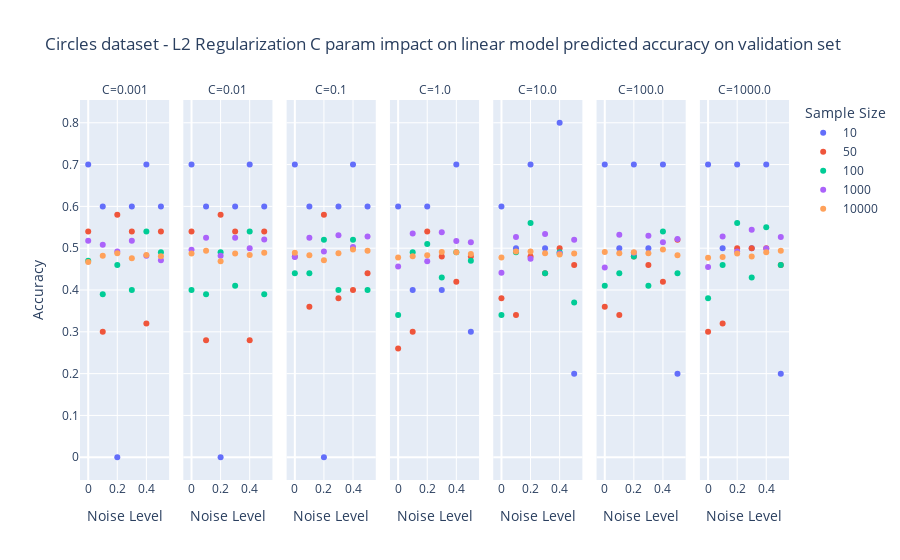

Source (notebook cell):
### Code cell
df1_lm.n_sample = df1_lm.n_sample.astype(str)
fig=px.scatter(df1_lm,x='noise_level',y='acc_valid',
               labels={'noise_level': 'Noise Level', 'acc_valid':'Accuracy','n_sample':'Sample Size'},
               color='n_sample',hover_data=['n_sample'],facet_col='C',
               title='Circles dataset - L2 Regularization C param impact on linear model predicted accuracy on validation set')
fig.show()
# fig.update(layout_coloraxis_showscale=False)

### Figure 1 — Plotly figure (JSON) as saved in the notebook; plotly's stock layout.template omitted (floating-point values rounded to 4 significant figures)
{"data": [{"customdata": [["10"], ["10"], ["10"], ["10"], ["10"], ["10"]], "hovertemplate": "Sample Size=%{customdata[0]}<br>C=0.001<br>Noise Level=%{x}<br>Accuracy=%{y}<extra></extra>", "legendgroup": "10", "marker": {"color": "#636efa", "symbol": "circle"}, "mode": "markers", "name": "10", "orientation": "v", "showlegend": true, "type": "scatter", "x": [0, 0.1, 0.2, 0.3, 0.4, 0.5], "xaxis": "x", "y": [0.7, 0.6, 0, 0.6, 0.7, 0.6], "yaxis": "y"}, {"customdata": [["10"], ["10"], ["10"], ["10"], ["10"], ["10"]], "hovertemplate": "Sample Size=%{customdata[0]}<br>C=0.01<br>Noise Level=%{x}<br>Accuracy=%{y}<extra></extra>", "legendgroup": "10", "marker": {"color": "#636efa", "symbol": "circle"}, "mode": "markers", "name": "10", "orientation": "v", "showlegend": false, "type": "scatter", "x": [0, 0.1, 0.2, 0.3, 0.4, 0.5], "xaxis": "x2", "y": [0.7, 0.6, 0, 0.6, 0.7, 0.6], "yaxis": "y2"}, {"customdata": [["10"], ["10"], ["10"], ["10"], ["10"], ["10"]], "hovertemplate": "Sample Size=%{customdata[0]}<br>C=0.1<br>Noise Level=%{x}<br>Accuracy=%{y}<extra></extra>", "legendgroup": "10", "marker": {"color": "#636efa", "symbol": "circle"}, "mode": "markers", "name": "10", "orientation": "v", "showlegend": false, "type": "scatter", "x": [0, 0.1, 0.2, 0.3, 0.4, 0.5], "xaxis": "x3", "y": [0.7, 0.6, 0, 0.6, 0.7, 0.6], "yaxis": "y3"}, {"customdata": [["10"], ["10"], ["10"], ["10"], ["10"], ["10"]], "hovertemplate": "Sample Size=%{customdata[0]}<br>C=1.0<br>Noise Level=%{x}<br>Accuracy=%{y}<extra></extra>", "legendgroup": "10", "marker": {"color": "#636efa", "symbol": "circle"}, "mode": "markers", "name": "10", "orientation": "v", "showlegend": false, "type": "scatter", "x": [0, 0.1, 0.2, 0.3, 0.4, 0.5], "xaxis": "x4", "y": [0.6, 0.4, 0.6, 0.4, 0.7, 0.3], "yaxis": "y4"}, {"customdata": [["10"], ["10"], ["10"], ["10"], ["10"], ["10"]], "hovertemplate": "Sample Size=%{customdata[0]}<br>C=10.0<br>Noise Level=%{x}<br>Accuracy=%{y}<extra></extra>", "legendgroup": "10", "marker": {"color": "#636efa", "symbol": "circle"}, "mode": "markers", "name": "10", "orientation": "v", "showlegend": false, "type": "scatter", "x": [0, 0.1, 0.2, 0.3, 0.4, 0.5], "xaxis": "x5", "y": [0.6, 0.5, 0.7, 0.5, 0.8, 0.2], "yaxis": "y5"}, {"customdata": [["10"], ["10"], ["10"], ["10"], ["10"], ["10"]], "hovertemplate": "Sample Size=%{customdata[0]}<br>C=100.0<br>Noise Level=%{x}<br>Accuracy=%{y}<extra></extra>", "legendgroup": "10", "marker": {"color": "#636efa", "symbol": "circle"}, "mode": "markers", "name": "10", "orientation": "v", "showlegend": false, "type": "scatter", "x": [0, 0.1, 0.2, 0.3, 0.4, 0.5], "xaxis": "x6", "y": [0.7, 0.5, 0.7, 0.5, 0.7, 0.2], "yaxis": "y6"}, {"customdata": [["10"], ["10"], ["10"], ["10"], ["10"], ["10"]], "hovertemplate": "Sample Size=%{customdata[0]}<br>C=1000.0<br>Noise Level=%{x}<br>Accuracy=%{y}<extra></extra>", "legendgroup": "10", "marker": {"color": "#636efa", "symbol": "circle"}, "mode": "markers", "name": "10", "orientation": "v", "showlegend": false, "type": "scatter", "x": [0, 0.1, 0.2, 0.3, 0.4, 0.5], "xaxis": "x7", "y": [0.7, 0.5, 0.7, 0.5, 0.7, 0.2], "yaxis": "y7"}, {"customdata": [["50"], ["50"], ["50"], ["50"], ["50"], ["50"]], "hovertemplate": "Sample Size=%{customdata[0]}<br>C=0.001<br>Noise Level=%{x}<br>Accuracy=%{y}<extra></extra>", "legendgroup": "50", "marker": {"color": "#EF553B", "symbol": "circle"}, "mode": "markers", "name": "50", "orientation": "v", "showlegend": true, "type": "scatter", "x": [0, 0.1, 0.2, 0.3, 0.4, 0.5], "xaxis": "x", "y": [0.54, 0.3, 0.58, 0.54, 0.32, 0.54], "yaxis": "y"}, {"customdata": [["50"], ["50"], ["50"], ["50"], ["50"], ["50"]], "hovertemplate": "Sample Size=%{customdata[0]}<br>C=0.01<br>Noise Level=%{x}<br>Accuracy=%{y}<extra></extra>", "legendgroup": "50", "marker": {"color": "#EF553B", "symbol": "circle"}, "mode": "markers", "name": "50", "orientation": "v", "showlegend": false, "type": "scatter", "x": [0, 0.1, 0.2, 0.3, 0.4, 0.5], "xaxis": "x2", "y": [0.54, 0.28, 0.58, 0.54, 0.28, 0.54], "yaxis": "y2"}, {"customdata": [["50"], ["50"], ["50"], ["50"], ["50"], ["50"]], "hovertemplate": "Sample Size=%{customdata[0]}<br>C=0.1<br>Noise Level=%{x}<br>Accuracy=%{y}<extra></extra>", "legendgroup": "50", "marker": {"color": "#EF553B", "symbol": "circle"}, "mode": "markers", "name": "50", "orientation": "v", "showlegend": false, "type": "scatter", "x": [0, 0.1, 0.2, 0.3, 0.4, 0.5], "xaxis": "x3", "y": [0.48, 0.36, 0.58, 0.38, 0.4, 0.44], "yaxis": "y3"}, {"customdata": [["50"], ["50"], ["50"], ["50"], ["50"], ["50"]], "hovertemplate": "Sample Size=%{customdata[0]}<br>C=1.0<br>Noise Level=%{x}<br>Accuracy=%{y}<extra></extra>", "legendgroup": "50", "marker": {"color": "#EF553B", "symbol": "circle"}, "mode": "markers", "name": "50", "orientation": "v", "showlegend": false, "type": "scatter", "x": [0, 0.1, 0.2, 0.3, 0.4, 0.5], "xaxis": "x4", "y": [0.26, 0.3, 0.54, 0.48, 0.42, 0.48], "yaxis": "y4"}, {"customdata": [["50"], ["50"], ["50"], ["50"], ["50"], ["50"]], "hovertemplate": "Sample Size=%{customdata[0]}<br>C=10.0<br>Noise Level=%{x}<br>Accuracy=%{y}<extra></extra>", "legendgroup": "50", "marker": {"color": "#EF553B", "symbol": "circle"}, "mode": "markers", "name": "50", "orientation": "v", "showlegend": false, "type": "scatter", "x": [0, 0.1, 0.2, 0.3, 0.4, 0.5], "xaxis": "x5", "y": [0.38, 0.34, 0.48, 0.44, 0.5, 0.46], "yaxis": "y5"}, {"customdata": [["50"], ["50"], ["50"], ["50"], ["50"], ["50"]], "hovertemplate": "Sample Size=%{customdata[0]}<br>C=100.0<br>Noise Level=%{x}<br>Accuracy=%{y}<extra></extra>", "legendgroup": "50", "marker": {"color": "#EF553B", "symbol": "circle"}, "mode": "markers", "name": "50", "orientation": "v", "showlegend": false, "type": "scatter", "x": [0, 0.1, 0.2, 0.3, 0.4, 0.5], "xaxis": "x6", "y": [0.36, 0.34, 0.48, 0.46, 0.42, 0.52], "yaxis": "y6"}, {"customdata": [["50"], ["50"], ["50"], ["50"], ["50"], ["50"]], "hovertemplate": "Sample Size=%{customdata[0]}<br>C=1000.0<br>Noise Level=%{x}<br>Accuracy=%{y}<extra></extra>", "legendgroup": "50", "marker": {"color": "#EF553B", "symbol": "circle"}, "mode": "markers", "name": "50", "orientation": "v", "showlegend": false, "type": "scatter", "x": [0, 0.1, 0.2, 0.3, 0.4, 0.5], "xaxis": "x7", "y": [0.3, 0.32, 0.5, 0.5, 0.5, 0.46], "yaxis": "y7"}, {"customdata": [["100"], ["100"], ["100"], ["100"], ["100"], ["100"]], "hovertemplate": "Sample Size=%{customdata[0]}<br>C=0.001<br>Noise Level=%{x}<br>Accuracy=%{y}<extra></extra>", "legendgroup": "100", "marker": {"color": "#00cc96", "symbol": "circle"}, "mode": "markers", "name": "100", "orientation": "v", "showlegend": true, "type": "scatter", "x": [0, 0.1, 0.2, 0.3, 0.4, 0.5], "xaxis": "x", "y": [0.47, 0.39, 0.46, 0.4, 0.54, 0.49], "yaxis": "y"}, {"customdata": [["100"], ["100"], ["100"], ["100"], ["100"], ["100"]], "hovertemplate": "Sample Size=%{customdata[0]}<br>C=0.01<br>Noise Level=%{x}<br>Accuracy=%{y}<extra></extra>", "legendgroup": "100", "marker": {"color": "#00cc96", "symbol": "circle"}, "mode": "markers", "name": "100", "orientation": "v", "showlegend": false, "type": "scatter", "x": [0, 0.1, 0.2, 0.3, 0.4, 0.5], "xaxis": "x2", "y": [0.4, 0.39, 0.49, 0.41, 0.54, 0.39], "yaxis": "y2"}, {"customdata": [["100"], ["100"], ["100"], ["100"], ["100"], ["100"]], "hovertemplate": "Sample Size=%{customdata[0]}<br>C=0.1<br>Noise Level=%{x}<br>Accuracy=%{y}<extra></extra>", "legendgroup": "100", "marker": {"color": "#00cc96", "symbol": "circle"}, "mode": "markers", "name": "100", "orientation": "v", "showlegend": false, "type": "scatter", "x": [0, 0.1, 0.2, 0.3, 0.4, 0.5], "xaxis": "x3", "y": [0.44, 0.44, 0.52, 0.4, 0.52, 0.4], "yaxis": "y3"}, {"customdata": [["100"], ["100"], ["100"], ["100"], ["100"], ["100"]], "hovertemplate": "Sample Size=%{customdata[0]}<br>C=1.0<br>Noise Level=%{x}<br>Accuracy=%{y}<extra></extra>", "legendgroup": "100", "marker": {"color": "#00cc96", "symbol": "circle"}, "mode": "markers", "name": "100", "orientation": "v", "showlegend": false, "type": "scatter", "x": [0, 0.1, 0.2, 0.3, 0.4, 0.5], "xaxis": "x4", "y": [0.34, 0.49, 0.51, 0.43, 0.49, 0.47], "yaxis": "y4"}, {"customdata": [["100"], ["100"], ["100"], ["100"], ["100"], ["100"]], "hovertemplate": "Sample Size=%{customdata[0]}<br>C=10.0<br>Noise Level=%{x}<br>Accuracy=%{y}<extra></extra>", "legendgroup": "100", "marker": {"color": "#00cc96", "symbol": "circle"}, "mode": "markers", "name": "100", "orientation": "v", "showlegend": false, "type": "scatter", "x": [0, 0.1, 0.2, 0.3, 0.4, 0.5], "xaxis": "x5", "y": [0.34, 0.49, 0.56, 0.44, 0.49, 0.37], "yaxis": "y5"}, {"customdata": [["100"], ["100"], ["100"], ["100"], ["100"], ["100"]], "hovertemplate": "Sample Size=%{customdata[0]}<br>C=100.0<br>Noise Level=%{x}<br>Accuracy=%{y}<extra></extra>", "legendgroup": "100", "marker": {"color": "#00cc96", "symbol": "circle"}, "mode": "markers", "name": "100", "orientation": "v", "showlegend": false, "type": "scatter", "x": [0, 0.1, 0.2, 0.3, 0.4, 0.5], "xaxis": "x6", "y": [0.41, 0.44, 0.48, 0.41, 0.54, 0.44], "yaxis": "y6"}, {"customdata": [["100"], ["100"], ["100"], ["100"], ["100"], ["100"]], "hovertemplate": "Sample Size=%{customdata[0]}<br>C=1000.0<br>Noise Level=%{x}<br>Accuracy=%{y}<extra></extra>", "legendgroup": "100", "marker": {"color": "#00cc96", "symbol": "circle"}, "mode": "markers", "name": "100", "orientation": "v", "showlegend": false, "type": "scatter", "x": [0, 0.1, 0.2, 0.3, 0.4, 0.5], "xaxis": "x7", "y": [0.38, 0.46, 0.56, 0.43, 0.55, 0.46], "yaxis": "y7"}, {"customdata": [["1000"], ["1000"], ["1000"], ["1000"], ["1000"], ["1000"]], "hovertemplate": "Sample Size=%{customdata[0]}<br>C=0.001<br>Noise Level=%{x}<br>Accuracy=%{y}<extra></extra>", "legendgroup": "1000", "marker": {"color": "#ab63fa", "symbol": "circle"}, "mode": "markers", "name": "1000", "orientation": "v", "showlegend": true, "type": "scatter", "x": [0, 0.1, 0.2, 0.3, 0.4, 0.5], "xaxis": "x", "y": [0.518, 0.508, 0.492, 0.518, 0.482, 0.471], "yaxis": "y"}, {"customdata": [["1000"], ["1000"], ["1000"], ["1000"], ["1000"], ["1000"]], "hovertemplate": "Sample Size=%{customdata[0]}<br>C=0.01<br>Noise Level=%{x}<br>Accuracy=%{y}<extra></extra>", "legendgroup": "1000", "marker": {"color": "#ab63fa", "symbol": "circle"}, "mode": "markers", "name": "1000", "orientation": "v", "showlegend": false, "type": "scatter", "x": [0, 0.1, 0.2, 0.3, 0.4, 0.5], "xaxis": "x2", "y": [0.496, 0.525, 0.482, 0.525, 0.5, 0.521], "yaxis": "y2"}, {"customdata": [["1000"], ["1000"], ["1000"], ["1000"], ["1000"], ["1000"]], "hovertemplate": "Sample Size=%{customdata[0]}<br>C=0.1<br>Noise Level=%{x}<br>Accuracy=%{y}<extra></extra>", "legendgroup": "1000", "marker": {"color": "#ab63fa", "symbol": "circle"}, "mode": "markers", "name": "1000", "orientation": "v", "showlegend": false, "type": "scatter", "x": [0, 0.1, 0.2, 0.3, 0.4, 0.5], "xaxis": "x3", "y": [0.479, 0.525, 0.492, 0.531, 0.503, 0.528], "yaxis": "y3"}, {"customdata": [["1000"], ["1000"], ["1000"], ["1000"], ["1000"], ["1000"]], "hovertemplate": "Sample Size=%{customdata[0]}<br>C=1.0<br>Noise Level=%{x}<br>Accuracy=%{y}<extra></extra>", "legendgroup": "1000", "marker": {"color": "#ab63fa", "symbol": "circle"}, "mode": "markers", "name": "1000", "orientation": "v", "showlegend": false, "type": "scatter", "x": [0, 0.1, 0.2, 0.3, 0.4, 0.5], "xaxis": "x4", "y": [0.456, 0.535, 0.469, 0.538, 0.517, 0.514], "yaxis": "y4"}, {"customdata": [["1000"], ["1000"], ["1000"], ["1000"], ["1000"], ["1000"]], "hovertemplate": "Sample Size=%{customdata[0]}<br>C=10.0<br>Noise Level=%{x}<br>Accuracy=%{y}<extra></extra>", "legendgroup": "1000", "marker": {"color": "#ab63fa", "symbol": "circle"}, "mode": "markers", "name": "1000", "orientation": "v", "showlegend": false, "type": "scatter", "x": [0, 0.1, 0.2, 0.3, 0.4, 0.5], "xaxis": "x5", "y": [0.441, 0.527, 0.475, 0.534, 0.487, 0.52], "yaxis": "y5"}, {"customdata": [["1000"], ["1000"], ["1000"], ["1000"], ["1000"], ["1000"]], "hovertemplate": "Sample Size=%{customdata[0]}<br>C=100.0<br>Noise Level=%{x}<br>Accuracy=%{y}<extra></extra>", "legendgroup": "1000", "marker": {"color": "#ab63fa", "symbol": "circle"}, "mode": "markers", "name": "1000", "orientation": "v", "showlegend": false, "type": "scatter", "x": [0, 0.1, 0.2, 0.3, 0.4, 0.5], "xaxis": "x6", "y": [0.454, 0.532, 0.489, 0.53, 0.514, 0.522], "yaxis": "y6"}, {"customdata": [["1000"], ["1000"], ["1000"], ["1000"], ["1000"], ["1000"]], "hovertemplate": "Sample Size=%{customdata[0]}<br>C=1000.0<br>Noise Level=%{x}<br>Accuracy=%{y}<extra></extra>", "legendgroup": "1000", "marker": {"color": "#ab63fa", "symbol": "circle"}, "mode": "markers", "name": "1000", "orientation": "v", "showlegend": false, "type": "scatter", "x": [0, 0.1, 0.2, 0.3, 0.4, 0.5], "xaxis": "x7", "y": [0.455, 0.528, 0.492, 0.544, 0.499, 0.527], "yaxis": "y7"}, {"customdata": [["10000"], ["10000"], ["10000"], ["10000"], ["10000"], ["10000"]], "hovertemplate": "Sample Size=%{customdata[0]}<br>C=0.001<br>Noise Level=%{x}<br>Accuracy=%{y}<extra></extra>", "legendgroup": "10000", "marker": {"color": "#FFA15A", "symbol": "circle"}, "mode": "markers", "name": "10000", "orientation": "v", "showlegend": true, "type": "scatter", "x": [0, 0.1, 0.2, 0.3, 0.4, 0.5], "xaxis": "x", "y": [0.467, 0.482, 0.488, 0.476, 0.484, 0.481], "yaxis": "y"}, {"customdata": [["10000"], ["10000"], ["10000"], ["10000"], ["10000"], ["10000"]], "hovertemplate": "Sample Size=%{customdata[0]}<br>C=0.01<br>Noise Level=%{x}<br>Accuracy=%{y}<extra></extra>", "legendgroup": "10000", "marker": {"color": "#FFA15A", "symbol": "circle"}, "mode": "markers", "name": "10000", "orientation": "v", "showlegend": false, "type": "scatter", "x": [0, 0.1, 0.2, 0.3, 0.4, 0.5], "xaxis": "x2", "y": [0.487, 0.494, 0.469, 0.487, 0.484, 0.489], "yaxis": "y2"}, {"customdata": [["10000"], ["10000"], ["10000"], ["10000"], ["10000"], ["10000"]], "hovertemplate": "Sample Size=%{customdata[0]}<br>C=0.1<br>Noise Level=%{x}<br>Accuracy=%{y}<extra></extra>", "legendgroup": "10000", "marker": {"color": "#FFA15A", "symbol": "circle"}, "mode": "markers", "name": "10000", "orientation": "v", "showlegend": false, "type": "scatter", "x": [0, 0.1, 0.2, 0.3, 0.4, 0.5], "xaxis": "x3", "y": [0.489, 0.483, 0.471, 0.488, 0.497, 0.494], "yaxis": "y3"}, {"customdata": [["10000"], ["10000"], ["10000"], ["10000"], ["10000"], ["10000"]], "hovertemplate": "Sample Size=%{customdata[0]}<br>C=1.0<br>Noise Level=%{x}<br>Accuracy=%{y}<extra></extra>", "legendgroup": "10000", "marker": {"color": "#FFA15A", "symbol": "circle"}, "mode": "markers", "name": "10000", "orientation": "v", "showlegend": false, "type": "scatter", "x": [0, 0.1, 0.2, 0.3, 0.4, 0.5], "xaxis": "x4", "y": [0.478, 0.481, 0.483, 0.491, 0.49, 0.486], "yaxis": "y4"}, {"customdata": [["10000"], ["10000"], ["10000"], ["10000"], ["10000"], ["10000"]], "hovertemplate": "Sample Size=%{customdata[0]}<br>C=10.0<br>Noise Level=%{x}<br>Accuracy=%{y}<extra></extra>", "legendgroup": "10000", "marker": {"color": "#FFA15A", "symbol": "circle"}, "mode": "markers", "name": "10000", "orientation": "v", "showlegend": false, "type": "scatter", "x": [0, 0.1, 0.2, 0.3, 0.4, 0.5], "xaxis": "x5", "y": [0.478, 0.492, 0.492, 0.488, 0.485, 0.487], "yaxis": "y5"}, {"customdata": [["10000"], ["10000"], ["10000"], ["10000"], ["10000"], ["10000"]], "hovertemplate": "Sample Size=%{customdata[0]}<br>C=100.0<br>Noise Level=%{x}<br>Accuracy=%{y}<extra></extra>", "legendgroup": "10000", "marker": {"color": "#FFA15A", "symbol": "circle"}, "mode": "markers", "name": "10000", "orientation": "v", "showlegend": false, "type": "scatter", "x": [0, 0.1, 0.2, 0.3, 0.4, 0.5], "xaxis": "x6", "y": [0.491, 0.488, 0.49, 0.488, 0.497, 0.483], "yaxis": "y6"}, {"customdata": [["10000"], ["10000"], ["10000"], ["10000"], ["10000"], ["10000"]], "hovertemplate": "Sample Size=%{customdata[0]}<br>C=1000.0<br>Noise Level=%{x}<br>Accuracy=%{y}<extra></extra>", "legendgroup": "10000", "marker": {"color": "#FFA15A", "symbol": "circle"}, "mode": "markers", "name": "10000", "orientation": "v", "showlegend": false, "type": "scatter", "x": [0, 0.1, 0.2, 0.3, 0.4, 0.5], "xaxis": "x7", "y": [0.477, 0.479, 0.487, 0.48, 0.49, 0.494], "yaxis": "y7"}], "layout": {"annotations": [{"font": {}, "showarrow": false, "text": "C=0.001", "x": 0.06286, "xanchor": "center", "xref": "paper", "y": 1, "yanchor": "bottom", "yref": "paper"}, {"font": {}, "showarrow": false, "text": "C=0.01", "x": 0.2086, "xanchor": "center", "xref": "paper", "y": 1, "yanchor": "bottom", "yref": "paper"}, {"font": {}, "showarrow": false, "text": "C=0.1", "x": 0.3543, "xanchor": "center", "xref": "paper", "y": 1, "yanchor": "bottom", "yref": "paper"}, {"font": {}, "showarrow": false, "text": "C=1.0", "x": 0.5, "xanchor": "center", "xref": "paper", "y": 1, "yanchor": "bottom", "yref": "paper"}, {"font": {}, "showarrow": false, "text": "C=10.0", "x": 0.6457, "xanchor": "center", "xref": "paper", "y": 1, "yanchor": "bottom", "yref": "paper"}, {"font": {}, "showarrow": false, "text": "C=100.0", "x": 0.7914, "xanchor": "center", "xref": "paper", "y": 1, "yanchor": "bottom", "yref": "paper"}, {"font": {}, "showarrow": false, "text": "C=1000.0", "x": 0.9371, "xanchor": "center", "xref": "paper", "y": 1, "yanchor": "bottom", "yref": "paper"}], "autosize": true, "legend": {"title": {"text": "Sample Size"}, "tracegroupgap": 0}, "title": {"text": "Circles dataset - L2 Regularization C param impact on linear model predicted accuracy on validation set"}, "xaxis": {"anchor": "y", "autorange": true, "domain": [0, 0.1257], "range": [-0.0556, 0.5556], "title": {"text": "Noise Level"}, "type": "linear"}, "xaxis2": {"anchor": "y2", "autorange": true, "domain": [0.1457, 0.2714], "matches": "x", "range": [-0.0556, 0.5556], "title": {"text": "Noise Level"}, "type": "linear"}, "xaxis3": {"anchor": "y3", "autorange": true, "domain": [0.2914, 0.4171], "matches": "x", "range": [-0.0556, 0.5556], "title": {"text": "Noise Level"}, "type": "linear"}, "xaxis4": {"anchor": "y4", "autorange": true, "domain": [0.4371, 0.5629], "matches": "x", "range": [-0.0556, 0.5556], "title": {"text": "Noise Level"}, "type": "linear"}, "xaxis5": {"anchor": "y5", "autorange": true, "domain": [0.5829, 0.7086], "matches": "x", "range": [-0.0556, 0.5556], "title": {"text": "Noise Level"}, "type": "linear"}, "xaxis6": {"anchor": "y6", "autorange": true, "domain": [0.7286, 0.8543], "matches": "x", "range": [-0.0556, 0.5556], "title": {"text": "Noise Level"}, "type": "linear"}, "xaxis7": {"anchor": "y7", "autorange": true, "domain": [0.8743, 1.0], "matches": "x", "range": [-0.0556, 0.5556], "title": {"text": "Noise Level"}, "type": "linear"}, "yaxis": {"anchor": "x", "autorange": true, "domain": [0, 1], "range": [-0.06602, 0.866], "title": {"text": "Accuracy"}, "type": "linear"}, "yaxis2": {"anchor": "x2", "autorange": true, "domain": [0, 1], "matches": "y", "range": [-0.06602, 0.866], "showticklabels": false, "type": "linear"}, "yaxis3": {"anchor": "x3", "autorange": true, "domain": [0, 1], "matches": "y", "range": [-0.06602, 0.866], "showticklabels": false, "type": "linear"}, "yaxis4": {"anchor": "x4", "autorange": true, "domain": [0, 1], "matches": "y", "range": [-0.06602, 0.866], "showticklabels": false, "type": "linear"}, "yaxis5": {"anchor": "x5", "autorange": true, "domain": [0, 1], "matches": "y", "range": [-0.06602, 0.866], "showticklabels": false, "type": "linear"}, "yaxis6": {"anchor": "x6", "autorange": true, "domain": [0, 1], "matches": "y", "range": [-0.06602, 0.866], "showticklabels": false, "type": "linear"}, "yaxis7": {"anchor": "x7", "autorange": true, "domain": [0, 1], "matches": "y", "range": [-0.06602, 0.866], "showticklabels": false, "type": "linear"}}}
